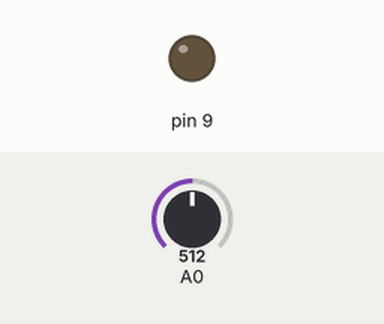
Bench run of a sketch on a simulated Arduino Uno, built with avr-gcc and run on an emulated ATmega328P. Shown: output pins drawn as LEDs (lit = HIGH). The inputs (shaded band) are chosen by the test bench; at power-on: A0 = 512.

Above: at 1.2 s.
1.3 s: A0 set to 534
At 1.9 s:
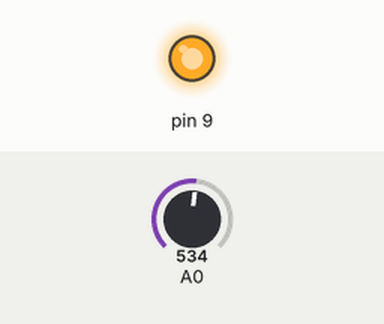
2.8 s: A0 set to 511
At 4.0 s:
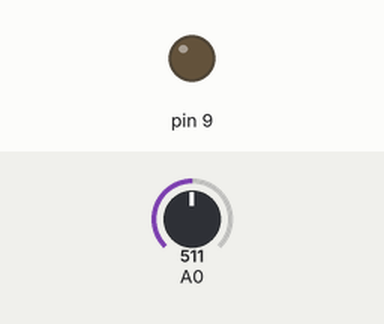
4.3 s: A0 set to 716
At 5.3 s:
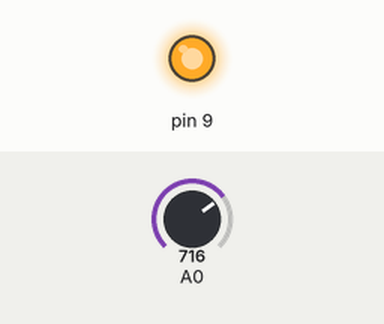
Timing chart, 0 to 7.3 s (numbered marks = the images above; inputs shaded):
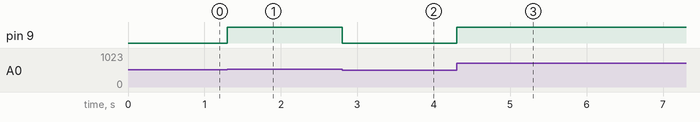

Measured:
- the behaviour switches between 516 and 517 on A0 (found by bisection; images 0 and 1)
- after the input at 1.3 s, pin 9: LOW → HIGH at once
- after the input at 2.8 s, pin 9: HIGH → LOW at once
- after the input at 4.3 s, pin 9: LOW → HIGH at once

The sketch:

3_lab3_Potentiometer1.ino
```cpp
// 202037071 정지우

void setup() {
  // put your setup code here, to run once:
  pinMode(9, OUTPUT);
}

void loop() {
  // put your main code here, to run repeatedly:
  if(516 < analogRead(A0)){
    digitalWrite(9, HIGH);
  }
  else if(516 > analogRead(A0)){
    digitalWrite(9, LOW);
  }
}
```
